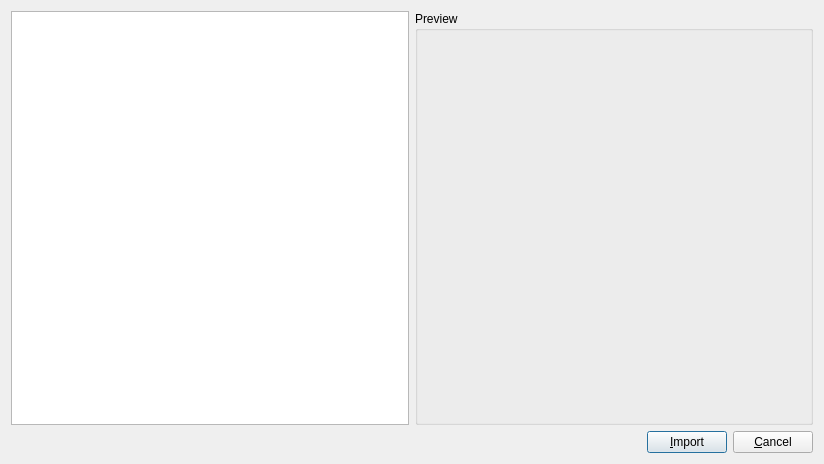
<?xml version="1.0" encoding="UTF-8"?>
<ui version="4.0">
 <class>Dialog</class>
 <widget class="QDialog" name="Dialog">
  <property name="geometry">
   <rect>
    <x>0</x>
    <y>0</y>
    <width>824</width>
    <height>464</height>
   </rect>
  </property>
  <property name="windowTitle">
   <string>Dialog</string>
  </property>
  <layout class="QVBoxLayout" name="verticalLayout_2">
   <item>
    <layout class="QHBoxLayout" name="horizontalLayout_2">
     <item>
      <widget class="QTableWidget" name="mappingTable">
       <property name="alternatingRowColors">
        <bool>true</bool>
       </property>
       <attribute name="horizontalHeaderDefaultSectionSize">
        <number>180</number>
       </attribute>
       <attribute name="horizontalHeaderStretchLastSection">
        <bool>true</bool>
       </attribute>
       <attribute name="verticalHeaderVisible">
        <bool>false</bool>
       </attribute>
      </widget>
     </item>
     <item>
      <widget class="QGroupBox" name="groupBox">
       <property name="title">
        <string>Preview</string>
       </property>
       <layout class="QVBoxLayout" name="verticalLayout">
        <item>
         <widget class="QWidget" name="previewWidget" native="true">
          <property name="sizePolicy">
           <sizepolicy hsizetype="Expanding" vsizetype="Expanding">
            <horstretch>0</horstretch>
            <verstretch>0</verstretch>
           </sizepolicy>
          </property>
         </widget>
        </item>
       </layout>
      </widget>
     </item>
    </layout>
   </item>
   <item>
    <layout class="QHBoxLayout" name="horizontalLayout">
     <item>
      <widget class="QLabel" name="statusLabel">
       <property name="text">
        <string/>
       </property>
      </widget>
     </item>
     <item>
      <spacer name="horizontalSpacer">
       <property name="orientation">
        <enum>Qt::Horizontal</enum>
       </property>
       <property name="sizeHint" stdset="0">
        <size>
         <width>40</width>
         <height>20</height>
        </size>
       </property>
      </spacer>
     </item>
     <item>
      <widget class="QPushButton" name="importButton">
       <property name="text">
        <string>&amp;Import</string>
       </property>
      </widget>
     </item>
     <item>
      <widget class="QPushButton" name="cancelButton">
       <property name="text">
        <string>&amp;Cancel</string>
       </property>
      </widget>
     </item>
    </layout>
   </item>
  </layout>
 </widget>
 <resources/>
 <connections/>
</ui>
